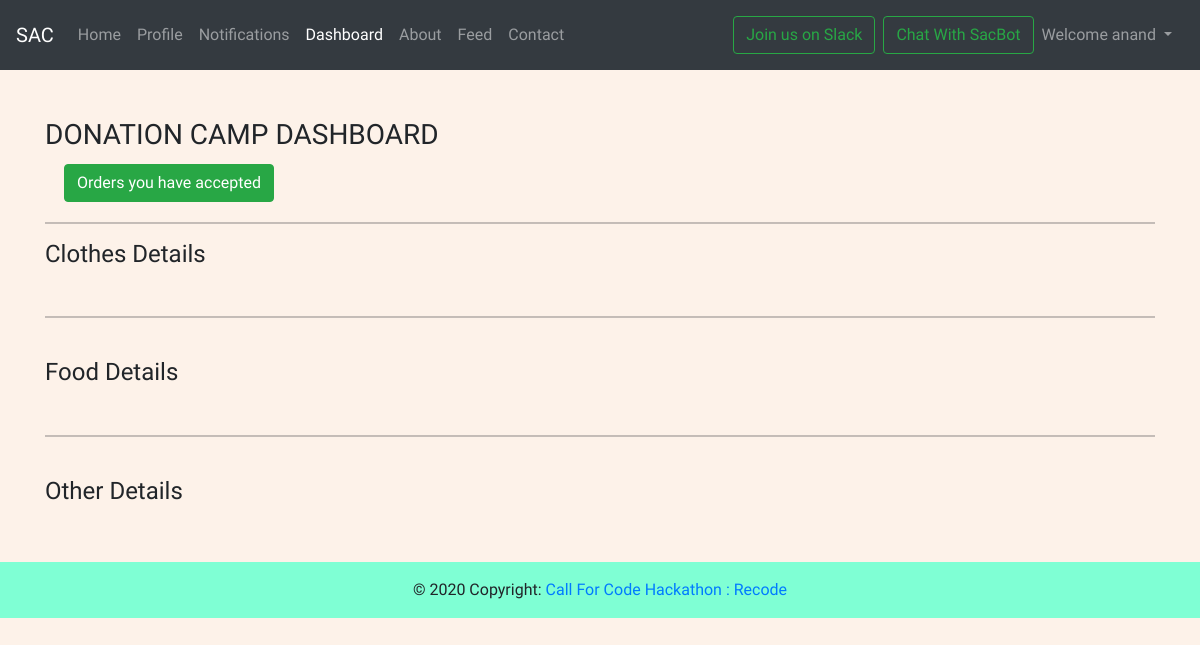
Before: /dashboard (signed in) with the older database file.
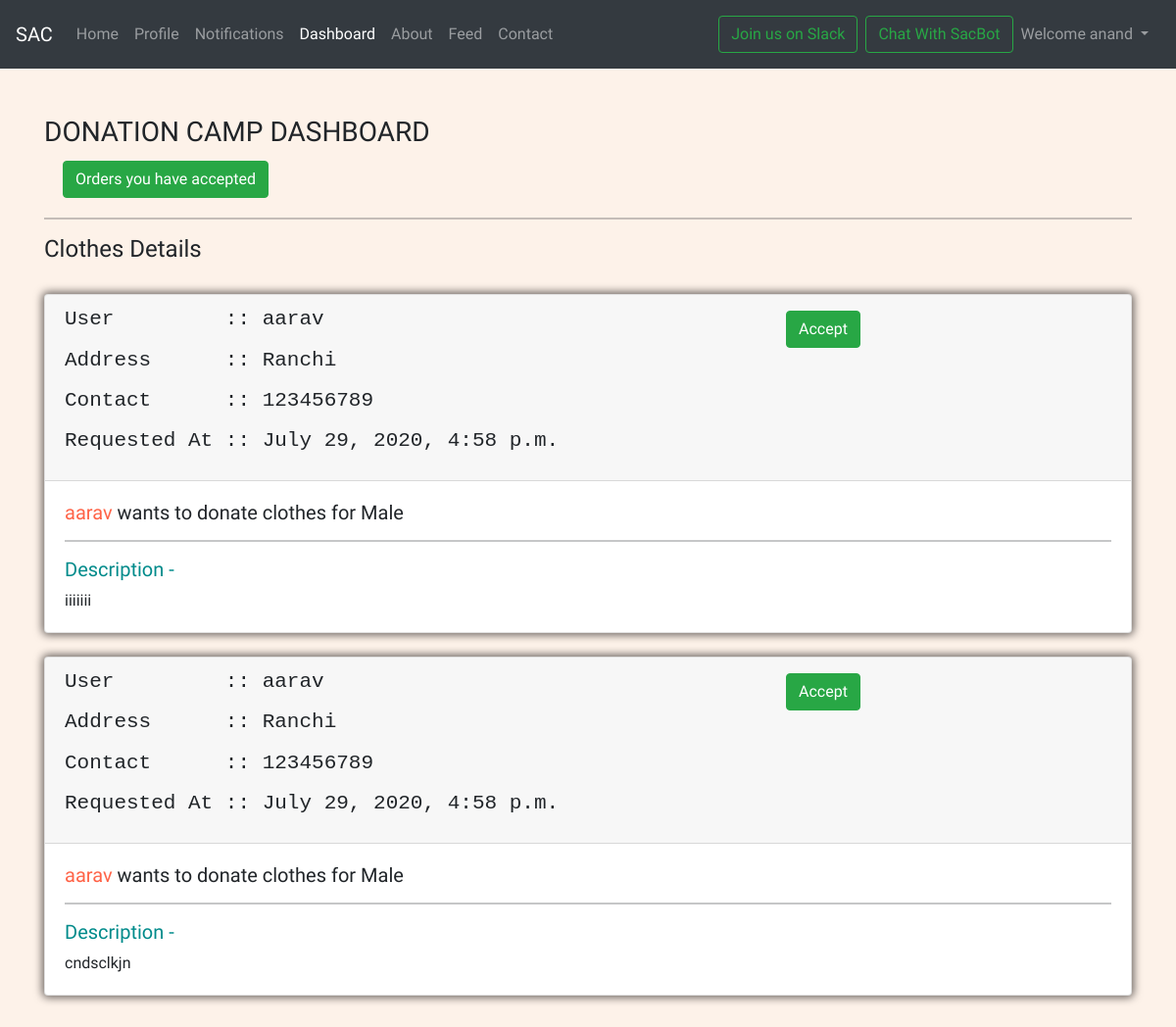
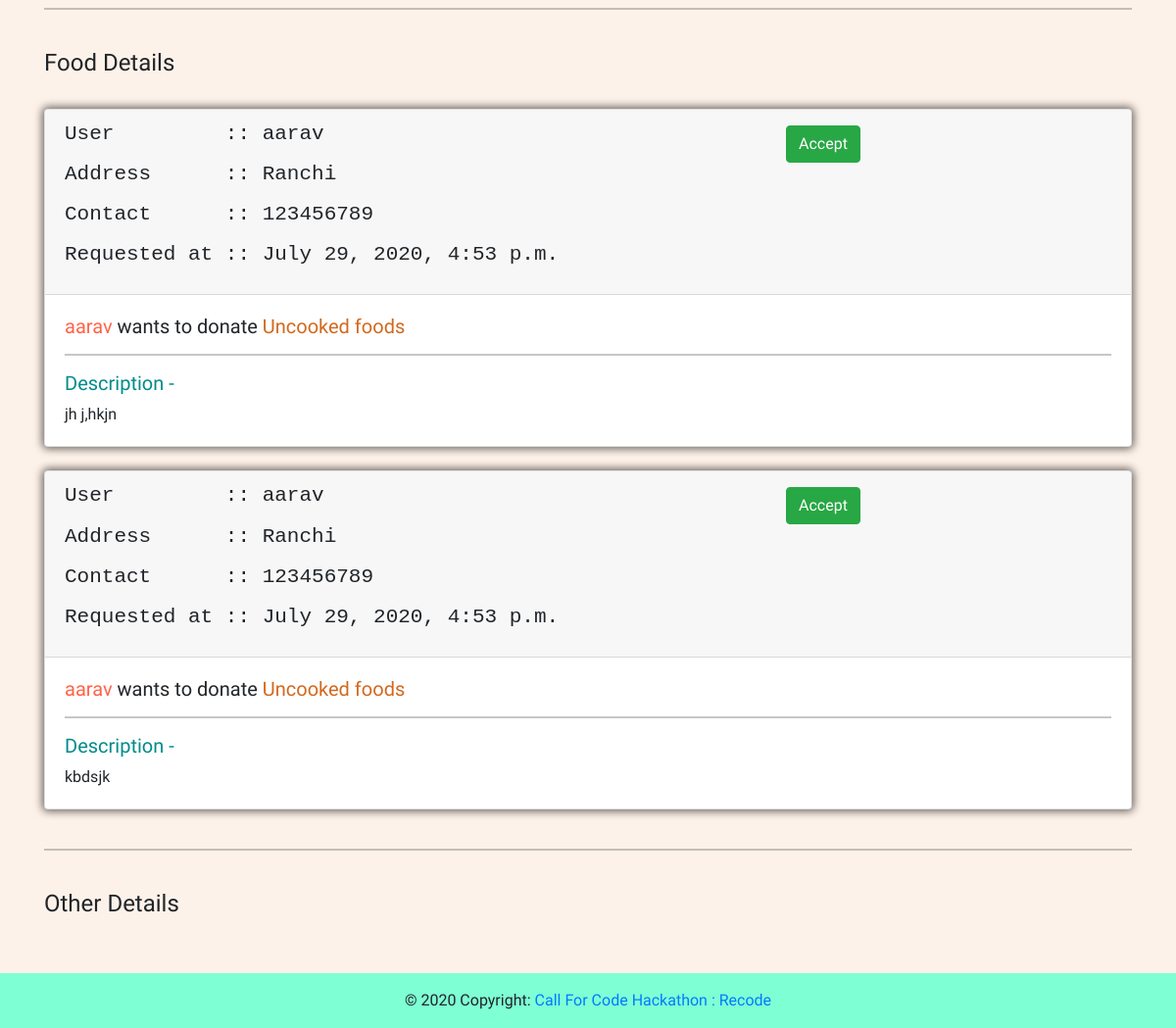
After: the same page with the newer database file (2 pictures, top to bottom).
### mysite/models.py (models this page shows, shortened)
class DonatedCloth(models.Model):
    TYPES=(('Male','Male'),('Female','Female'))
    no=models.AutoField(primary_key=True)
    pin=models.CharField(max_length=10,null=True)
    user=models.ForeignKey(User,null=True,on_delete=models.SET_NULL)
    clothType=models.CharField(max_length=200,null=True,choices=TYPES)
    phone=models.CharField(max_length=30,null=True)
    address=models.CharField(max_length=50,null=True)
    clothDescription=models.CharField(max_length=500,null=True)
    timestamp = models.DateTimeField(default=now)

class DonatedFood(models.Model):
    TYPES=(('Uncooked','Uncooked'),('Cooked','Cooked'))
    no=models.AutoField(primary_key=True)
    pin=models.CharField(max_length=10,null=True)
    user=models.ForeignKey(User,null=True,on_delete=models.SET_NULL)
    foodStatus=models.CharField(max_length=200,null=True,choices=TYPES)
    phone=models.CharField(max_length=30,null=True)
    address=models.CharField(max_length=50,null=True)
    foodDescription=models.CharField(max_length=500,null=True)
    timestamp = models.DateTimeField(default=now)

### mysite/views.py (the view)
# urls.py: path('dashboard',views.dashboard),
@login_required(login_url='handleLogin')
def dashboard(request):
    user = request.user
    if(user.is_superuser):
        user1 = Userinfo.objects.filter(username=user)
        pin1 = user1[0].pin
        others = DonatedOther.objects.filter(pin=pin1).order_by('-no')
        clothes = DonatedCloth.objects.filter(pin=pin1).order_by('-no')
        foods = DonatedFood.objects.filter(pin=pin1).order_by('-no')
        params = {'clothes': clothes, 'foods': foods, 'others': others}
        return render(request, 'mysite/dashboard.html', params)
    else:
        messages.error(request, "You are not authorised to visit this page")
        return redirect('home')

### templates/mysite/dashboard.html (shortened to what this page needs)
{% extends 'base.html' %}
{% block activeDashboard %} active {% endblock activeDashboard %}
{% block body %}
    <div class="container mt-5">
    <h3>DONATION CAMP DASHBOARD</h3>
    <div class="col-md-4 col-sm-12 ">
                        <a href="/acceptedOrder" class="btn btn-success mx-1 my-1">Orders you have accepted</a>
                    </div>
        <hr>
        <h4>Clothes Details</h4>
        {% for cloth in clothes %}
        <br>
        <div class="card">
            <div class="card-header aa">
                <div class="row">
                    <div class="col-md-8 col-sm-12">
                        <h4><pre>User         :: {{cloth.user}}</pre></h4>
                        <h4><pre>Address      :: {{cloth.address}}</h4>
                        <h4><pre>Contact      :: {{cloth.phone}}</h4>
                        <h4><pre>Requested At :: {{cloth.timestamp}}</h4>
                    </div>
                    <div class="col-md-4 col-sm-12 ">
                        <a href="/acceptCloth/{{cloth.no}}" class="btn btn-success mx-1 my-1">Accept</a>
                    </div>
                </div>
            </div>
            <div class="card-body">
                <h5 class="card-title"><span style="color: tomato;">{{cloth.user}}</span> wants to donate clothes for {{cloth.clothType}}</h5>
                <hr>
                <h5 style="color: darkcyan;">Description - </h5>
                <p class="card-text">{{cloth.clothDescription}}</p>
            </div>
        </div>
        {% endfor %}
        <br>
        <hr>
        <br>
        <h4>Food Details</h4>
        {% for food in foods %}
        <br>
        <div class="card">
            <div class="card-header">
                <div class="row">
                    <div class="col-md-8 col-sm-12">
                        <h4><pre>User         :: {{food.user}}</pre><h4>
                        <h4><pre>Address      :: {{food.address}}</pre></h4>
                        <h4><pre>Contact      :: {{food.phone}}</pre></h4>
                        <h4><pre>Requested at :: {{food.timestamp}}</pre></h4>
                    </div>
                    <div class="col-md-4 col-sm-12 ">
                        <a href="/acceptFood/{{food.no}}" class="btn btn-success mx-1 my-1">Accept</a>
                    </div>
                </div>
            </div>
            <div class="card-body">
                <h5 class="card-title"><span style="color: tomato;">{{food.user}}</span> wants to donate <span style="color: chocolate;">{{food.foodStatus}} foods</span></h5>
                <hr>
                <h5 style="color: darkcyan;">Description - </h5>
                <p class="card-text">{{food.foodDescription}}</p>
            </div>
        </div>
        {% endfor %}
        <br>
        <hr>
        <br>
        <h4>Other Details</h4>
    </div>
{% endblock body %}

Changed rows visible on the page:
added DonatedCloth: user "aarav", address "Ranchi", phone "123456789", timestamp "July 29, 2020, 4:58 p.m.", clothType "Male", clothDescription "iiiiiii"
added DonatedCloth: user "aarav", address "Ranchi", phone "123456789", timestamp "July 29, 2020, 4:58 p.m.", clothType "Male", clothDescription "cndsclkjn"
added DonatedFood: user "aarav", address "Ranchi", phone "123456789", timestamp "July 29, 2020, 4:53 p.m.", foodStatus "Uncooked", foodDescription "jh j,hkjn"
added DonatedFood: user "aarav", address "Ranchi", phone "123456789", timestamp "July 29, 2020, 4:53 p.m.", foodStatus "Uncooked", foodDescription "kbdsjk"
